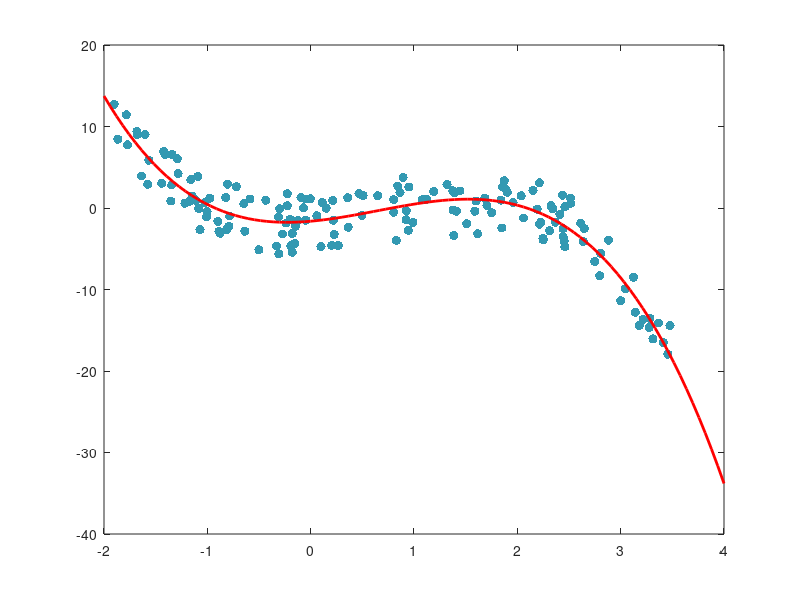

Write the MATLAB code that produced this figure.
%loads data <--- 100x2 matrix (1st col x, 2nd col y)
load('CUBIC_Students_Linear_Least_Squares.mat')

N = 5;

%Vector of y values
yVec = DATA(:,2);

%Vector of x values
xVec = DATA(:,1);

%Creates a column vector of 1's, same size as vector x
oneVec = ones(size(xVec));

A = [oneVec];
for n=1:N
    A = [A xVec.^n];
end    

%Get the coefficients for our model function
%   Through pseudo-inverse
betaVec = inv(A'*A)*A'*yVec

%makes a plot

xData = linspace(-2, 4, 100);

for m = 1:length(xData)
    x = xData(m);
    sum = 0;
    for n = 0:N
        sum = sum + betaVec(n+1) * x.^n;
    end
    yData(m) = sum;
end

plot(xVec, yVec, '.', 'MarkerSize',20, 'Color', [0.2 0.6 0.7]); hold on

plot(xData, yData, 'r-', 'LineWidth', 2);
